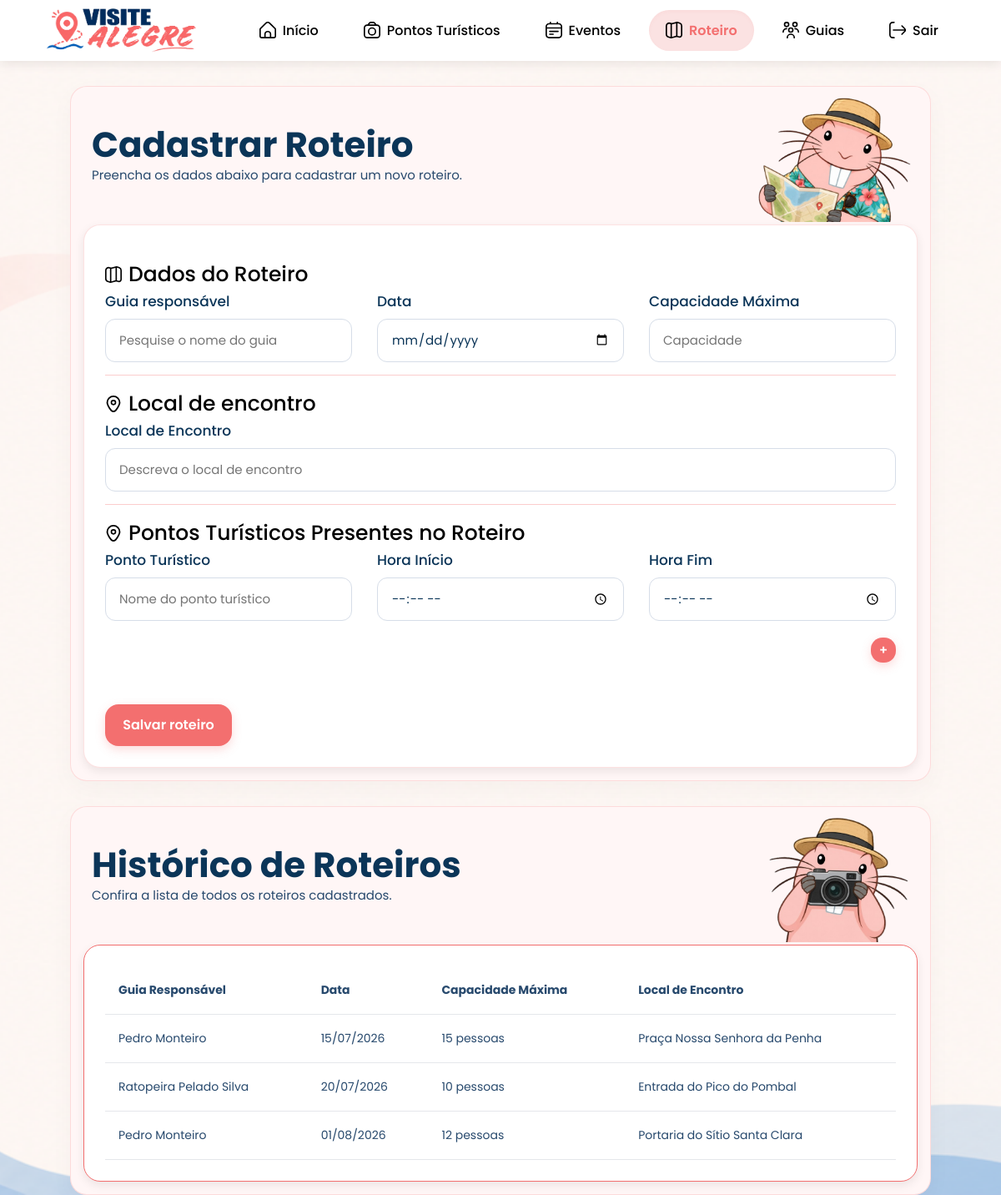
The app's page /sistema/roteiro.php with its own data.
### tables this page shows
CREATE TABLE Roteiro
(
  idRoteiro INTEGER AUTO_INCREMENT NOT NULL,
  idGuia INTEGER NOT NULL,
  dataRoteiro DATE NOT NULL,
  localEncontro VARCHAR(200) NOT NULL,
  capacidadeMaxima INTEGER NOT NULL,
  CONSTRAINT pkRoteiro PRIMARY KEY (idRoteiro),
  CONSTRAINT fkRoteiroGuia FOREIGN KEY (idGuia) REFERENCES Guia (idGuia)
);

CREATE TABLE Usuario
(
  idUsuario INTEGER AUTO_INCREMENT NOT NULL,
  idEndereco INTEGER NOT NULL,
  nome VARCHAR(200) NOT NULL,
  CPF VARCHAR(11) UNIQUE NOT NULL,
  telefone VARCHAR(11) NOT NULL,
  email VARCHAR(45) UNIQUE NOT NULL,
  senha VARCHAR(45) NOT NULL,
  CONSTRAINT pkUsuario PRIMARY KEY (idUsuario),
  CONSTRAINT fkUsuarioEndereco FOREIGN KEY (idEndereco) REFERENCES Endereco (idEndereco)
);

### sistema/roteiro.php (the view, shortened to what this page needs)
<?php include_once 'conexao.php'; ?>
<!DOCTYPE html>
<html lang="pt-BR">
<head>
    <link rel="stylesheet" href="style.css">
</head>
<body>
    <header>
        <div class="title"><a href="inicio.php"><img src="img/VisiteAlegreLogo.png" alt=""></a></div>
        <menu>
            <nav>
                <a href="inicio.php"><img src="img/inicio.svg" alt=""><span>Início</span></a>
                <a href="pontos.php"><img src="img/pontos.svg" alt=""><span>Pontos Turísticos</span></a>
                <a href="eventos.php"><img src="img/eventos.svg" alt=""><span>Eventos</span></a>
                <a href="roteiro.php" class="ativo"><img src="img/roteiro.svg" alt=""><span>Roteiro</span></a>
                <a href="guias.php"><img src="img/guias.svg" alt=""><span>Guias</span></a>
                <a href="login.php"><img src="img/sair.svg" alt=""><span>Sair</span></a>
            </nav>
        </menu>
    </header>
    <main>
        <div class="painel-guia">
            <div class="cabecalho-guia">
                <div class="bemvindo-texto">
                    <h2>Cadastrar Roteiro</h2>
                    <p>Preencha os dados abaixo para cadastrar um novo roteiro.</p>
                </div>
                <div class="guia-imagem">
                    <img src="img/ratoperaMapa.png" alt="">
                </div>
            </div>
            <div class="cadastro">
                <div class="titulo">
                    <img src="img/roteiro.svg" alt="">
                    <h2>Dados do Roteiro</h2>
                </div>
                <div class="dados-guias">
                    <div class="cima">
                        <div class="dado-guia">
                            <label for="ponto-turistico">Guia responsável</label>
                            <input list="pontos-turisticos" id="ponto-turistico" name="ponto-turistico" placeholder="Pesquise o nome do guia">
                        </div>
                        <div class="dado-guia">
                            <label for="date">Data</label>
                            <input type="date" id="date" name="date">
                        </div>
                        <div class="dado-guia">
                            <label for="number">Capacidade Máxima</label>
                            <input type="number" id="number" name="number" placeholder="Capacidade">
                        </div>
                    </div>
                </div>
                <div class="titulo linha">
                    <img src="img/local.svg" alt="">
                    <h2>Local de encontro</h2>
                </div>
                <div class="dados-endereco">
                    <div class="cima">
                        <div class="dado-guia">
                            <label for="encontro">Local de Encontro</label>
                            <input type="text" id="encontro" name="encontro" placeholder="Descreva o local de encontro">
                        </div>
                    </div>
                </div>
                <div class="titulo linha">
                    <img src="img/local.svg" alt="">
                    <h2>Pontos Turísticos Presentes no Roteiro</h2>
                </div>
                <div class="dados-endereco">
                    <div id="listaPontosTuristicos">
                        <div class="grupo-ponto">
                            <div class="cima">
                                <div class="dado-guia">
                                    <label>Ponto Turístico</label>
                                    <input type="text" name="ponto_turistico[]" class="ponto_turistico"
                                        placeholder="Nome do ponto turístico">
                                </div>
                                <div class="dado-guia">
                                    <label>Hora Início</label>
                                    <input type="time" name="hora_inicio[]" class="hora_inicio">
                                </div>
                                <div class="dado-guia">
                                    <label>Hora Fim</label>
                                    <input type="time" name="hora_fim[]" class="hora_fim">
                                </div>
                            </div>
                        </div>
                    </div>
                    <div class="botaoSalvar">
                        <button type="button" id="btnAdicionarPonto">+</button>
                    </div>
                </div>
                <a href="roteiro.php">
                    <div class="salvar">
                        <p>Salvar roteiro</p>
                    </div>
                </a>
            </div>
        </div>
        <div class="painel-guia" id="historico">
            <div class="cabecalho-guia">
                <div class="bemvindo-texto">
                    <h2>Histórico de Roteiros</h2>
                    <p>Confira a lista de todos os roteiros cadastrados.</p>
                </div>
                <div class="guia-imagem">
                    <img src="img/ratopeiraCamera.png" alt="">
                </div>
            </div>
            <div class="lista">
                <div class="tabela">
                    <table>
                        <tr>
                            <td><b>Guia Responsável</b></td>
                            <td><b>Data</b></td>
                            <td><b>Capacidade Máxima</b></td>
                            <td><b>Local de Encontro</b></td>
                        </tr>
                        <?php
                        try {
                            $sqlRoteiros = "
                                SELECT
                                    u.nome AS nome_guia,
                                    DATE_FORMAT(r.dataRoteiro, '%d/%m/%Y') AS data_formatada,
                                    r.capacidadeMaxima,
                                    r.localEncontro
                                FROM Roteiro r
                                INNER JOIN Usuario u ON r.idGuia = u.idUsuario
                                ORDER BY r.dataRoteiro ASC
                            ";
                            $stmtRoteiros = $pdo->prepare($sqlRoteiros);
                            $stmtRoteiros->execute();
                            $roteiros = $stmtRoteiros->fetchAll(PDO::FETCH_ASSOC);
                            if (!empty($roteiros)):
                                foreach ($roteiros as $roteiro):
                        ?>
                                    <tr>
                                        <td><?= htmlspecialchars($roteiro['nome_guia']) ?></td>
                                        <td><?= htmlspecialchars($roteiro['data_formatada']) ?></td>
                                        <td><?= htmlspecialchars($roteiro['capacidadeMaxima']) ?> pessoas</td>
                                        <td><?= htmlspecialchars($roteiro['localEncontro']) ?></td>
                                    </tr>
                        <?php
                                endforeach;
                            endif;
                        } catch (PDOException $e) {
                            echo "<tr><td colspan='4' style='color: red; text-align: center;'>Erro ao carregar roteiros: " . $e->getMessage() . "</td></tr>";
                        }
                        ?>
                    </table>
                </div>
            </div>
        </div>
    </main>
</body>
</html>

### sistema/style.css (style rules this page uses)
body { margin: 0; padding: 0; background-image: url(img/VisiteAlegreBG.png); background-size: cover; background-repeat: no-repeat; background-attachment: fixed; background-position: center; font-family: 'Poppins', sans-serif; }
header { display: flex; align-items: center; justify-content: space-between; padding: 10px 40px; background-color: white; box-shadow: 0 4px 12px rgba(0, 0, 0, 0.08); }
.title img { display: flex; width: 180px; margin-left: 15px; }
menu { margin: 0; padding: 0; }
nav { display: flex; align-items: center; gap: 14px; margin-right: 15px; }
nav a { display: flex; align-items: center; gap: 8px; padding: 12px 20px; border-radius: 999px; text-decoration: none; color: inherit; font-weight: 500; position: relative; overflow: hidden; transition: all 0.4s cubic-bezier(0.16, 1, 0.3, 1); z-index: 1; }
nav a img { width: 20px; height: 20px; object-fit: contain; transition: all 0.5s cubic-bezier(0.34, 1.56, 0.64, 1); }
.ativo { background-color: #FBE2E2; color: #F36F6F; font-weight: 600; box-shadow: inset 0 2px 4px rgba(243, 111, 111, 0.06); }
.bemvindo-texto h2, .login-texto h2 { margin: 6px 0 12px; color: #0B3558; font-size: 42px; font-weight: 700; line-height: 1.15; }
.bemvindo-texto p, .login-texto p { max-width: 650px; color: #27496D; font-size: 15px; font-weight: 400; line-height: 1.6; padding-bottom: 15px; }
.bemvindo-texto p { margin: 0; }
.cadastro { background-color: white; border: 1px solid rgba(243, 111, 111, 0.2); border-radius: 20px; box-shadow: 0 4px 12px rgba(0, 0, 0, 0.08); padding: 25px; min-width: 200px; }
.cadastro h2 { margin: 0; font-size: 25px; font-weight: 500; }
.titulo { display: flex; align-items: center; align-content: center; margin: 15px 0 0 0; }
.titulo img { width: 20px; height: 20px; margin-right: 8px; object-fit: contain; transition: transform 0.25s ease; }
.linha { border-top: 1px solid rgba(243, 111, 111, 0.35); padding-top: 15px; }
.dados-guias, .dados-endereco { display: flex; flex-direction: column; gap: 20px; }
.cima, .baixo { display: flex; gap: 30px; margin: 0; }
.dado-guia { display: flex; flex-direction: column; gap: 8px; flex: 1; }
.dado-guia label { color: #0B3558; font-size: 17px; font-weight: 500; }
.dado-guia input, .dado-guia select { width: 100%; height: 52px; padding: 0 16px; border: 1px solid #D6DDE8; border-radius: 12px; outline: none; color: #0B3558; font-family: 'Poppins', sans-serif; font-size: 15px; box-sizing: border-box; transition: all 0.25s ease; }
.dado-guia input { background-color: white; }
.cadastro > a { display: flex; justify-content: left; text-decoration: none; margin-top: 25px; }
.lista { background-color: white; border: 1px solid #F36F6F; border-radius: 20px; box-shadow: 0 4px 12px rgba(0, 0, 0, 0.08); padding: 25px; min-width: 200px; }
.painel-guia { justify-content: center; align-items: center; background-color: #fff6f6; border: 1px solid rgba(243, 111, 111, 0.2); border-radius: 20px; box-shadow: 0 10px 30px rgba(0, 0, 0, 0.03); margin: auto; margin-top: 30px; padding: 15px; width: 1000px; }
.cabecalho-guia { display: flex; justify-content: space-between; align-items: center; margin: 0; padding: 0; height: 150px; width: 1000px; }
.cabecalho-guia h2 { margin: 0 0 0 10px; }
.cabecalho-guia p { margin: 0 0 0 10px; }
.guia-imagem { height: auto; }
.guia-imagem img { padding: 0; margin: 0; width: 200px; }
.salvar { display: flex; justify-content: center; align-items: center; width: 150px; height: 48px; background-color: #F36F6F; border-radius: 16px; box-shadow: 0 4px 12px rgba(243, 111, 111, 0.25); cursor: pointer; transition: all 0.25s ease; border: 1px solid rgba(243, 111, 111, 0.25); margin: 25px 10px 0 0; }
.salvar p { margin: 0; color: white; font-size: 16px; font-weight: 600; font-family: 'Poppins', sans-serif; }
table { width: 100%; border-collapse: collapse; font-family: 'Poppins', sans-serif; }
tbody td { color: #27496D; font-size: 14px; font-weight: 400; padding: 18px 16px; border-bottom: 1px solid #E5E7EB; }
tbody tr { transition: all 0.25s ease; }
.botaoSalvar { display: flex; justify-content: flex-end; }
.botaoSalvar button { display: flex; justify-content: center; align-items: center; height: 30px; width: 30px; background-color: #F36F6F; color: white; border: none; border-radius: 14px; box-shadow: 0 4px 12px rgba(243, 111, 111, 0.25); font-family: 'Poppins', sans-serif; font-size: 15px; font-weight: 600; cursor: pointer; transition: all 0.25s ease; }

### records on screen
roteiro: usuario.nome "Pedro Monteiro", data_formatada "15/07/2026", capacidadeMaxima "15", localEncontro "Praça Nossa Senhora da Penha"
roteiro: usuario.nome "Ratopeira Pelado Silva", data_formatada "20/07/2026", capacidadeMaxima "10", localEncontro "Entrada do Pico do Pombal"
roteiro: usuario.nome "Pedro Monteiro", data_formatada "01/08/2026", capacidadeMaxima "12", localEncontro "Portaria do Sítio Santa Clara"
